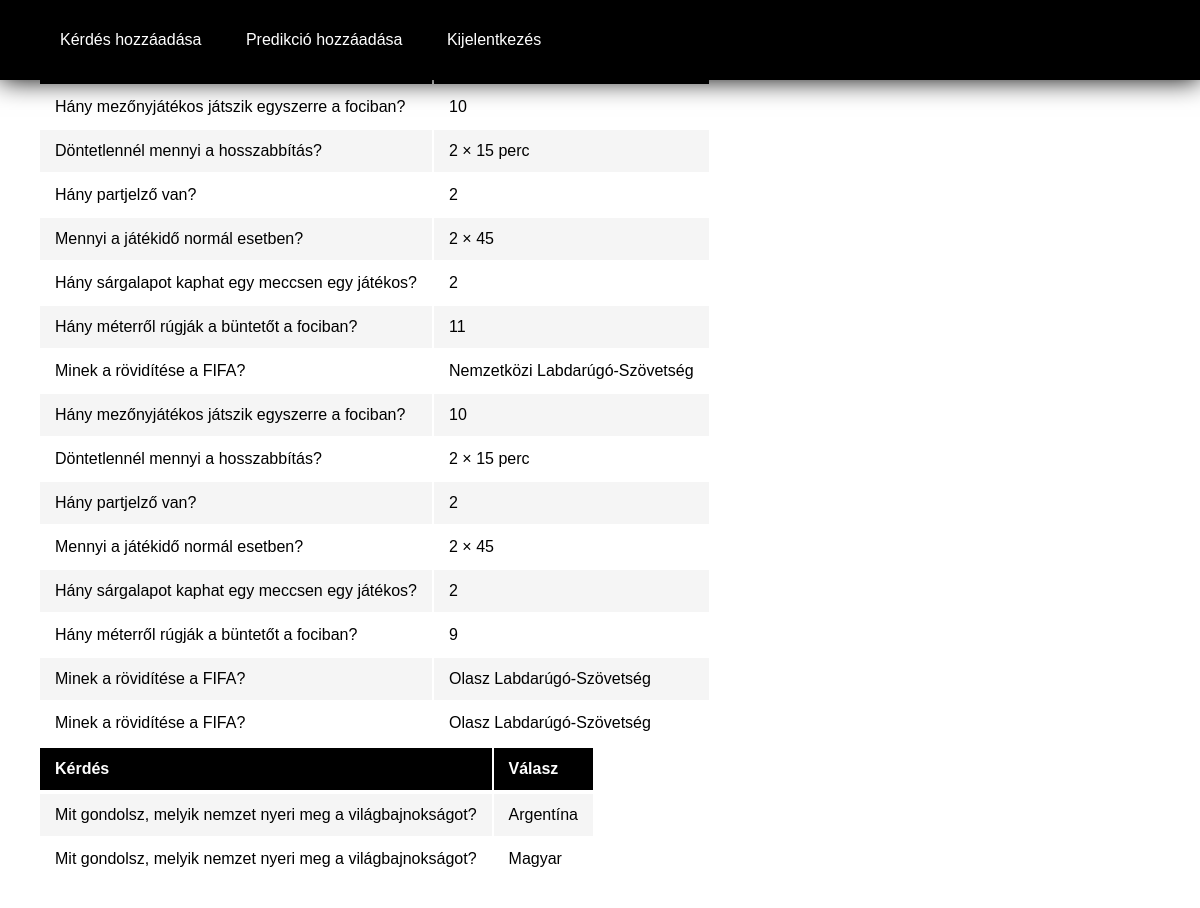
The page /database.php on the database its author committed.
### tables this page shows
CREATE TABLE `useranswer` (
  `id` int(255) NOT NULL,
  `question` varchar(65) NOT NULL,
  `answer` varchar(65) NOT NULL
);

CREATE TABLE `userprediction` (
  `id` int(255) NOT NULL,
  `question` varchar(255) NOT NULL,
  `answer` varchar(255) NOT NULL
);

### database.php (the view, shortened to what this page needs)
<?php
    require 'connect.php'; ?>
<?php
    $result = $con->query("SELECT * FROM useranswer");
    $result2 = $con->query("SELECT * FROM userprediction");
?>
<!DOCTYPE html>
<html>
    <head>
        <link rel="stylesheet" type="text/css" href="style.css">
    </head>
    <header>
        <ul>
            <li><a href="addchoice.php">Kérdés hozzáadása</a></li>
            <li><a href="addqtext.php">Predikció hozzáadása</a></li>
            <li><a href="logout.php">Kijelentkezés</a></li>
        </ul>
      </header>
    <body>
        <div>
            <table class="styled-table">
                <thead>
                    <th>Kérdés</th>
                    <th>Válasz</th>
                </thead>
                <tbody>
                <?php while($row = mysqli_fetch_assoc($result)): ?>
                <tr>
                    <td><?php echo $row['question'] ?></td>
                    <td><?php echo $row['answer'] ?></td>
                </tr>
                <?php endwhile; ?>
                </tbody>
            </table>
            <table class="styled-table">
            <thead>
                    <th>Kérdés</th>
                    <th>Válasz</th>
            </thead>
            <tbody>
            <tr class="active-row">
                <?php while($row = mysqli_fetch_assoc($result2)): ?>
                <tr>
                    <td><?php echo $row['question']; ?> </td>
                    <td><?php echo $row['answer']; ?> </td>
                </tr>
                <?php endwhile; ?>
            </tr>
            </tbody>
            </table>
        </div>
    </body>
</html>

### style.css (style rules this page uses)
body { font-family: Arial, "Helvetica Neue", Helvetica, sans-serif; font-size: 16px; background-image: url(images/hatter.jpg); background-position: cover; background-attachment: fixed; background-size: cover; color: black; width: auto; margin-top: 10px; padding: 30px; }
header { background-color: black; position: fixed; top: 0; left: 0; right: 0; height: 80px; display: flex; align-items: center; box-shadow: 0 0 25px 0 black; }
header * { display: inline; }
header li { margin: 20px; }
header li a { color: white; text-decoration: none; }
li { margin: 20px; }
li a { color: black; text-decoration: none; }
.styled-table th, .styled-table td { padding: 12px 15px; }
.styled-table tbody tr { border-bottom: 1px solid #dddddd; background-color: white; }
.styled-table tbody tr:nth-child(even) { background-color: whitesmoke; }
.styled-table tbody tr:last-of-type { border-bottom: 2px solid black; }
.styled-table tbody tr.active-row { font-weight: bold; color: black; }

### rows shown on the page
useranswer: question "Hány mezőnyjátékos játszik egyszerre a fociban?", answer "10"
useranswer: question "Döntetlennél mennyi a hosszabbítás?", answer "2 × 15 perc"
useranswer: question "Hány partjelző van?", answer "2"
useranswer: question "Mennyi a játékidő normál esetben?", answer "2 × 45"
useranswer: question "Hány sárgalapot kaphat egy meccsen egy játékos?", answer "2"
useranswer: question "Hány méterről rúgják a büntetőt a fociban?", answer "11"
useranswer: question "Minek a rövidítése a FIFA?", answer "Nemzetközi Labdarúgó-Szövetség"
useranswer: question "Hány mezőnyjátékos játszik egyszerre a fociban?", answer "10"
useranswer: question "Döntetlennél mennyi a hosszabbítás?", answer "2 × 15 perc"
useranswer: question "Hány partjelző van?", answer "2"
useranswer: question "Mennyi a játékidő normál esetben?", answer "2 × 45"
useranswer: question "Hány sárgalapot kaphat egy meccsen egy játékos?", answer "2"
useranswer: question "Hány méterről rúgják a büntetőt a fociban?", answer "9"
useranswer: question "Minek a rövidítése a FIFA?", answer "Olasz Labdarúgó-Szövetség"
useranswer: question "Minek a rövidítése a FIFA?", answer "Olasz Labdarúgó-Szövetség"
userprediction: question "Mit gondolsz, melyik nemzet nyeri meg a világbajnokságot?", answer "Argentína"
userprediction: question "Mit gondolsz, melyik nemzet nyeri meg a világbajnokságot?", answer "Magyar"
